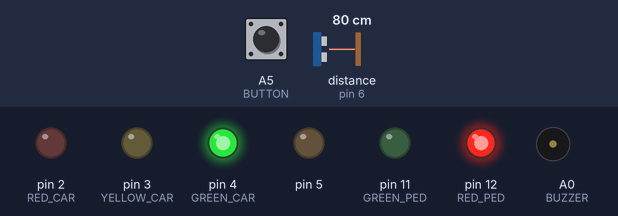
A sketch run on a simulated Arduino Uno, built with avr-gcc and run on an emulated ATmega328P. Parts: output pins drawn as LEDs (lit = HIGH), buzzer (waves = sounding). Dashed ring = blinking. The test bench sets the inputs (shaded band); at power-on: A5 (BUTTON) HIGH, distance to the obstacle (sensor on pin 6) 80 cm. The echo pulse lasts 58.3 µs per cm.

Above: at 1.2 s.
1.3 s: A5 (BUTTON) pulled LOW for 0.15 s
At 5.3 s:
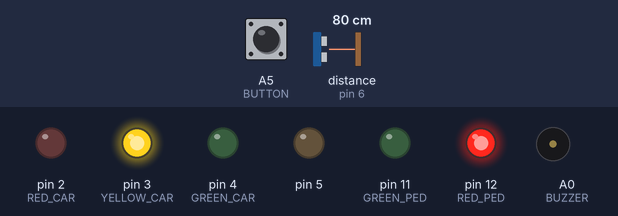
At 7.3 s:
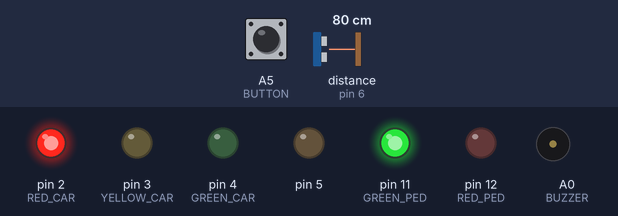
7.4 s: distance to the obstacle (sensor on pin 6) set to 2 cm
10.4 s: distance to the obstacle (sensor on pin 6) set to 18 cm
At 12.4 s:
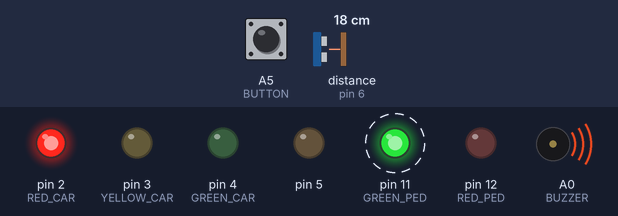
13.4 s: distance to the obstacle (sensor on pin 6) set to 21 cm
Timing chart, 0 to 18.6 s (numbered marks = the images above; inputs shaded):
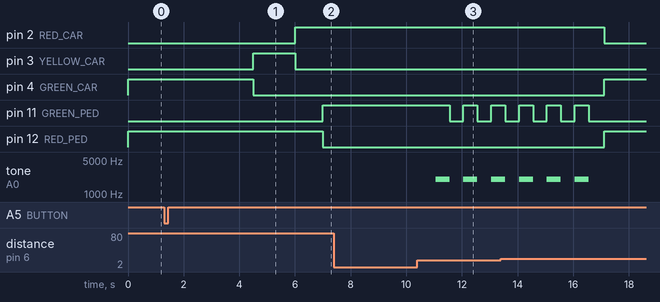

Measured:
- after the input at 1.3 s, pin 2 (RED_CAR): LOW → HIGH after 4.7 s; pin 3 (YELLOW_CAR): LOW → HIGH after 3.2 s, → LOW 1.5 s later; pin 4 (GREEN_CAR): HIGH → LOW after 3.2 s; pin 11 (GREEN_PED): LOW → HIGH after 5.7 s; pin 12 (RED_PED): HIGH → LOW after 5.7 s
- by itself, tone on A0 (BUZZER): alternates 2000 Hz for 0.50 s and silent for 0.50 s, 7 changes in all, then stays silent

The sketch:

_sem.ino
```cpp
// red/yellow - 220ohm
// green - 2k ohm
// buzzer - parallel 2x 50ohm


#define RED_PED 12     // Digital pin connected to the DHT sensor
#define GREEN_PED 11

#define RED_CAR 2
#define YELLOW_CAR 3
#define GREEN_CAR 4

#define BUZZER A0
#define BUTTON A5


void setup() {

  pinMode(BUZZER, OUTPUT);
  digitalWrite(BUZZER, LOW);

  pinMode(BUTTON, INPUT_PULLUP);

  pinMode(RED_CAR, OUTPUT);
  pinMode(YELLOW_CAR, OUTPUT);
  pinMode(GREEN_CAR, OUTPUT);
  digitalWrite(YELLOW_CAR, LOW);
  digitalWrite(RED_CAR, LOW);
  digitalWrite(GREEN_CAR, HIGH);

  pinMode(GREEN_PED, OUTPUT);
  digitalWrite(GREEN_PED, LOW);
  pinMode(RED_PED, OUTPUT);
  digitalWrite(RED_PED, HIGH);


}

long readUltrasonicDistance(int triggerPin, int echoPin)
{
  pinMode(triggerPin, OUTPUT);  // Clear the trigger
  digitalWrite(triggerPin, LOW);
  delayMicroseconds(2);
  // Sets the trigger pin to HIGH state for 10 microseconds
  digitalWrite(triggerPin, HIGH);
  delayMicroseconds(10);
  digitalWrite(triggerPin, LOW);
  pinMode(echoPin, INPUT);
  // Reads the echo pin, and returns the sound wave travel time in microseconds
  return pulseIn(echoPin, HIGH);
}


bool carprior = true;
unsigned long lastchange = 0;

void greenblink(int reps, int dl, int fr)
{
  for (int i = 0; i < reps ; i++ )
  {
      digitalWrite(GREEN_PED, HIGH);
      tone(BUZZER, fr);
      delay(dl);
      digitalWrite(GREEN_PED, LOW);
      noTone(BUZZER);
      delay(dl);
  }
}


void loop() {

  if (carprior == true)
  {

    if (digitalRead(BUTTON) == LOW)
    {
      while((millis() - lastchange) < 4000){delay(1);}

      delay(500);

      digitalWrite(GREEN_CAR, LOW);
      digitalWrite(YELLOW_CAR, HIGH);
      delay(1500);

      digitalWrite(YELLOW_CAR, LOW);
      digitalWrite(RED_CAR, HIGH);
      delay (1000);

      digitalWrite(RED_PED, LOW);
      digitalWrite(GREEN_PED, HIGH);


      carprior = false;
      lastchange = millis();
    }

  }

  else
  {

    if ( ( (millis() - lastchange) > 10000) || (  ( (0.01723 * readUltrasonicDistance(5, 6)) <= 20) && ( (millis() - lastchange) > 4000)  )  )
    {

      greenblink(6, 500, 2000);

      delay(60);
      digitalWrite(RED_PED, HIGH);
      digitalWrite(RED_CAR, LOW);
      digitalWrite(GREEN_CAR, HIGH);
      carprior = true;
      lastchange = millis();

    }

    delay(100);


  }


}
```
